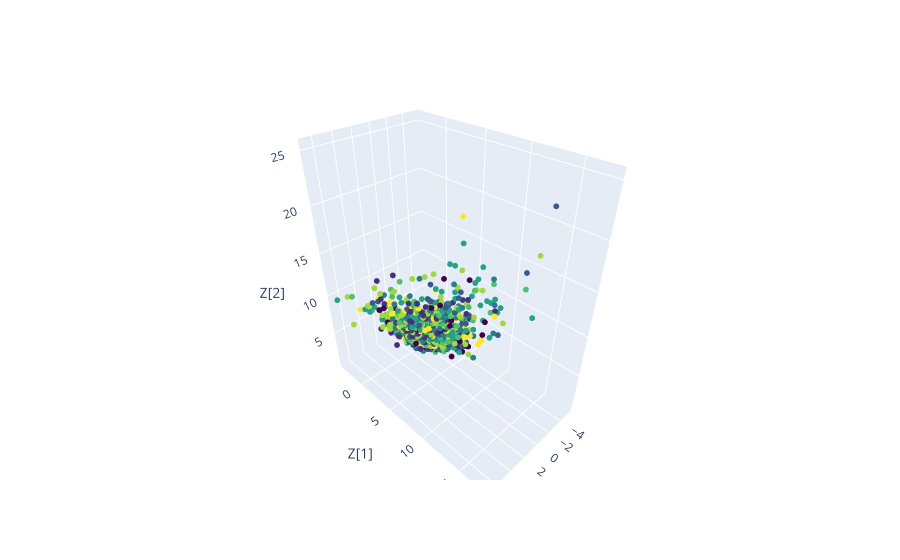

Notebook cell for this chart:
### Code cell
plot_label_clusters(vae_pitch, pitch, y_labels)

### Figure 1 — Plotly figure (JSON) as saved in the notebook; plotly's stock layout.template omitted (floating-point values rounded to 4 significant figures; data arrays with more than 128 entries replaced by an {"elided": "..."} marker saying what was removed)
{"data": [{"marker": {"color": {"elided": "1440 int values"}, "colorscale": [[0, "#440154"], [0.1111, "#482878"], [0.2222, "#3e4989"], [0.3333, "#31688e"], [0.4444, "#26828e"], [0.5556, "#1f9e89"], [0.6667, "#35b779"], [0.7778, "#6ece58"], [0.8889, "#b5de2b"], [1, "#fde725"]], "size": 2}, "mode": "markers", "type": "scatter3d", "x": {"elided": "1440 float values"}, "y": {"elided": "1440 float values"}, "z": {"elided": "1440 float values"}}], "layout": {"scene": {"xaxis": {"title": {"text": "Z[0]"}}, "yaxis": {"title": {"text": "Z[1]"}}, "zaxis": {"title": {"text": "Z[2]"}}}}}
